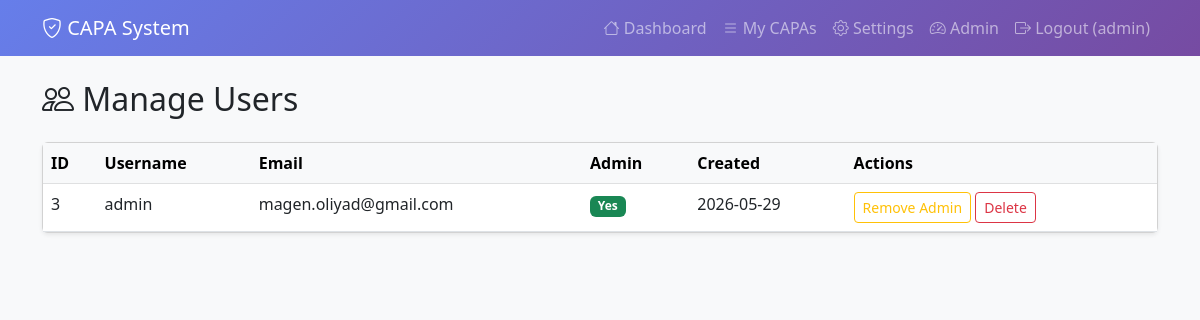
The app's page /admin/users (signed in) with its own data.
### models.py (models this page shows, shortened)
class User(UserMixin, db.Model):
    id = db.Column(db.Integer, primary_key=True)
    username = db.Column(db.String(80), unique=True, nullable=False)
    email = db.Column(db.String(120), unique=True, nullable=False)
    password_hash = db.Column(db.String(128))
    is_admin = db.Column(db.Boolean, default=False)
    created_at = db.Column(db.DateTime, default=datetime.utcnow)
    capas = db.relationship('CAPA', backref='owner_user', lazy=True)

### routes.py (the view)
@app.route('/admin/users')
@login_required
@admin_required
def admin_users():
    users = User.query.all()
    return render_template('admin_users.html', users=users)

### app.py (called while the page is built)
@login_manager.user_loader
def load_user(user_id):
    from models import User
    return User.query.get(int(user_id))

### routes.py (called while the page is built)
def admin_required(f):
    @wraps(f)
    def decorated_function(*args, **kwargs):
        if not current_user.is_authenticated or not current_user.is_admin:
            flash('Admin access required.', 'error')
            return redirect(url_for('index'))
        return f(*args, **kwargs)
    return decorated_function

### templates/admin_users.html (shortened to what this page needs)
{% extends 'base.html' %}
{% block content %}
<h2><i class="bi bi-people"></i> Manage Users</h2>
<div class="card shadow-sm mt-4">
    <div class="card-body p-0">
        <div class="table-responsive">
            <table class="table table-hover mb-0">
                <thead class="table-light">
                    <tr>
                        <th>ID</th>
                        <th>Username</th>
                        <th>Email</th>
                        <th>Admin</th>
                        <th>Created</th>
                        <th>Actions</th>
                    </tr>
                </thead>
                <tbody>
                    {% for user in users %}
                    <tr>
                        <td>{{ user.id }}</td>
                        <td>{{ user.username }}</td>
                        <td>{{ user.email }}</td>
                        <td>
                            {% if user.is_admin %}
                                <span class="badge bg-success">Yes</span>
                            {% else %}
                                <span class="badge bg-secondary">No</span>
                            {% endif %}
                        </td>
                        <td>{{ user.created_at.strftime('%Y-%m-%d') }}</td>
                        <td>
                            <form method="POST" action="{{ url_for('admin_toggle_admin', id=user.id) }}" class="d-inline">
                                <button type="submit" class="btn btn-sm btn-outline-warning">
                                    {% if user.is_admin %}Remove Admin{% else %}Make Admin{% endif %}
                                </button>
                            </form>
                            <form method="POST" action="{{ url_for('admin_delete_user', id=user.id) }}" class="d-inline" onsubmit="return confirm('Delete this user?');">
                                <button type="submit" class="btn btn-sm btn-outline-danger">Delete</button>
                            </form>
                        </td>
                    </tr>
                    {% endfor %}
                </tbody>
            </table>
        </div>
    </div>
</div>
{% endblock %}

### templates/base.html (shortened to what this page needs)
<!DOCTYPE html>
<html lang="en">
<head>
    <link href="https://cdn.jsdelivr.net/npm/bootstrap@5.3.0/dist/css/bootstrap.min.css" rel="stylesheet">
    <link rel="stylesheet" href="https://cdn.jsdelivr.net/npm/bootstrap-icons@1.10.0/font/bootstrap-icons.css">
</head>
<body class="bg-light">
    {% block navbar %}
    <nav class="navbar navbar-expand-lg navbar-dark navbar-custom">
        <div class="container">
            <a class="navbar-brand" href="{{ url_for('home') }}">
                <i class="bi bi-shield-check"></i> CAPA System
            </a>
            {% if current_user.is_authenticated %}
            <div class="navbar-nav ms-auto">
                <a class="nav-link" href="{{ url_for('index') }}"><i class="bi bi-house"></i> Dashboard</a>
                <a class="nav-link" href="{{ url_for('capa_list') }}"><i class="bi bi-list"></i> My CAPAs</a>
                <a class="nav-link" href="{{ url_for('settings') }}"><i class="bi bi-gear"></i> Settings</a>
                {% if current_user.is_admin %}
                <a class="nav-link" href="{{ url_for('admin_dashboard') }}"><i class="bi bi-speedometer2"></i> Admin</a>
                {% endif %}
                <a class="nav-link" href="{{ url_for('logout') }}"><i class="bi bi-box-arrow-right"></i> Logout ({{ current_user.username }})</a>
            </div>
            {% endif %}
        </div>
    </nav>
    {% endblock %}
    <div class="container py-4">
        {% block content %}{% endblock %}
    </div>
</body>
</html>

### records on screen
User: username "admin", id "3", email "magen.oliyad@gmail.com", is_admin "Yes", created_at "2026-05-29"
